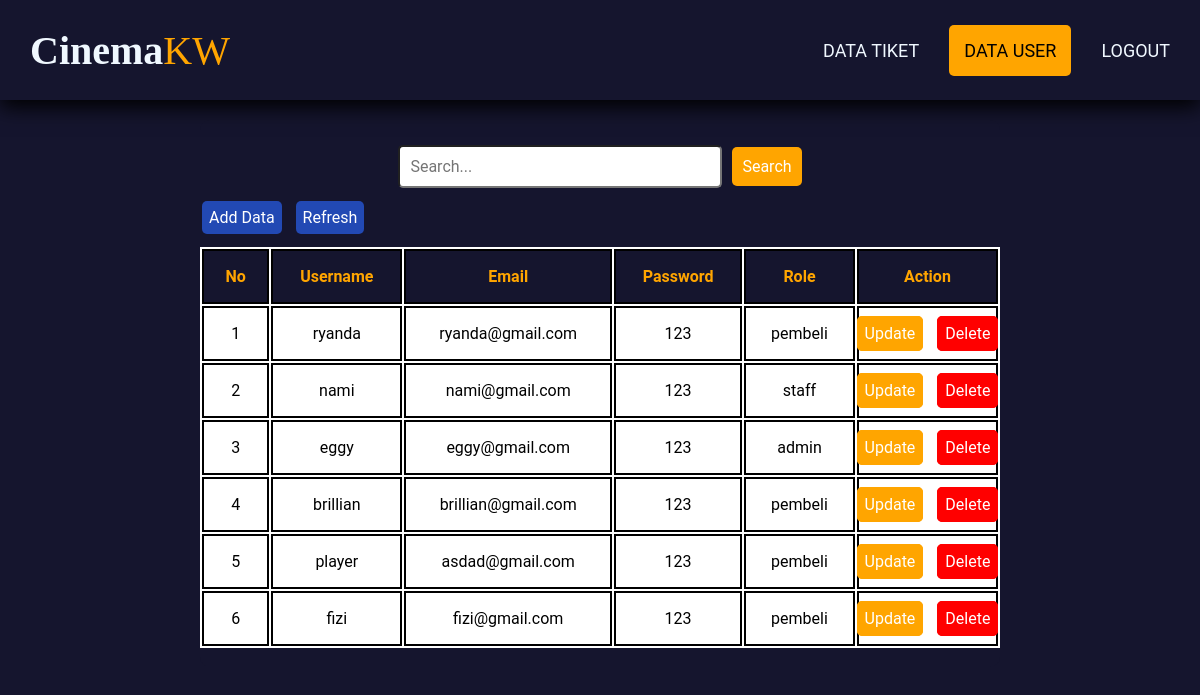
Before: /crud_user.php (signed in) with the older database file.
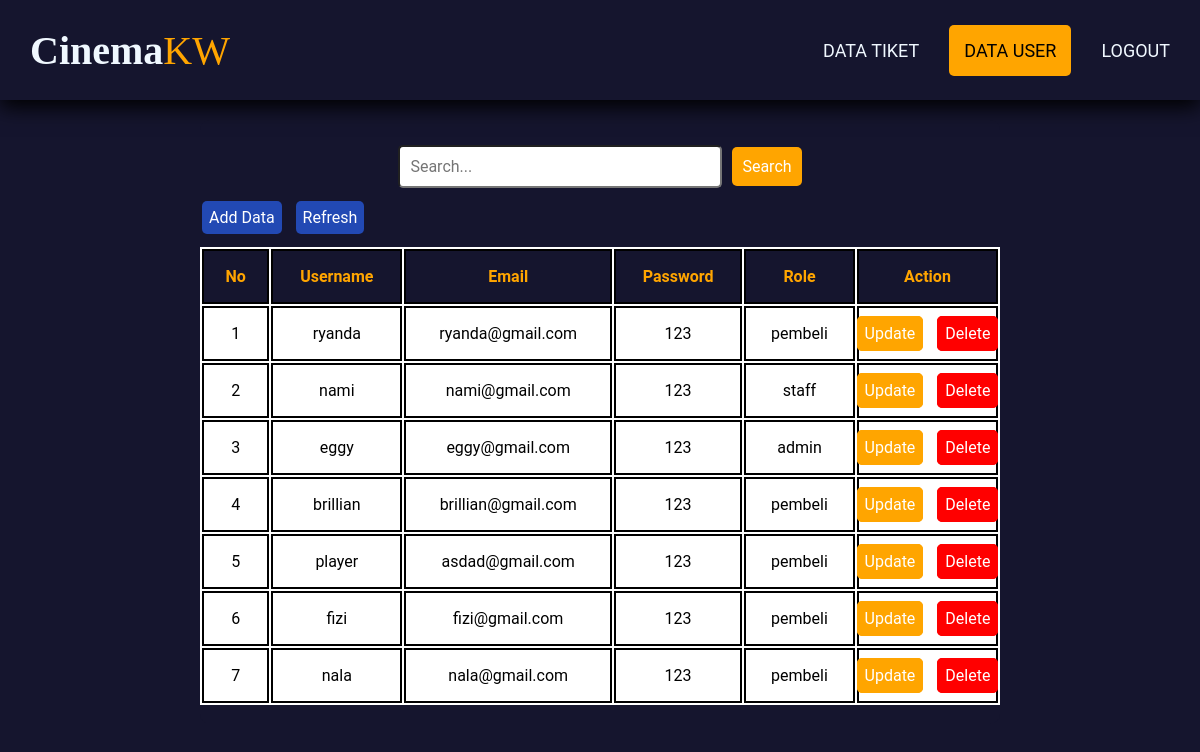
After: the same page with the newer database file.
### tables this page shows
CREATE TABLE `user` (
  `id_user` int(11) NOT NULL,
  `username` varchar(50) NOT NULL,
  `email` varchar(50) NOT NULL,
  `password` varchar(50) NOT NULL,
  `role` varchar(20) NOT NULL
);

### crud_user.php (the view, shortened to what this page needs)
<?php
include 'koneksi.php';
$query = "SELECT * FROM user";
$result = mysqli_query($conn, $query);
?>
<!DOCTYPE html>
<html lang="en">
<head>
    <link rel="stylesheet" href="style/style.css">
    <link rel="stylesheet" href="style/crud.css">
</head>
<body>
  <div class="container">
    <nav class="wrapper">
        <div class="prof">
            <div class="fname">Cinema</div>
            <div class="lname">KW</div>
        </div>
        <?php if($_SESSION['role'] == 'admin'): ?>
            <ul class="nav">
              <li><a href="crud_tiket.php">Data Tiket</a></li>
              <li><a href="crud_user.php" class="active">Data User</a></li>
              <li><a href="logout.php">Logout</a></li>
            </ul>
            <?php endif; ?>
    </nav>
    <div class="table-user">
        <form method="GET" action="">
          <div class="search-container">
            <input type="text" name="search" placeholder="Search..." class="search-input">
            <button type="submit" class="search-button">Search</button>
          </div>
        </form>
        <div class ="tes">
          <a href="crud_user/create.php" class="btn-primary">Add Data</a>
          <a href="crud_user.php" class=btn-secondary>Refresh</a>
        </div>
        <table class="tabel">
            <thead>
            <tr class="table-judul">
              <th>No</th>
              <th><a style="color:orange" href="?sort=username">Username</a></th>
              <th><a style="color:orange" href="?sort=email">Email</a></th>
              <th>Password</th>
              <th><a style="color:orange" href="?sort=role">Role</a></th>
              <th>Action</th>
            </tr>
            </thead>
            <?php
              $i=1;
              while($row = mysqli_fetch_assoc($result)){
            ?>
            <tr>
                <td><?php echo $i?></td>
                <td><?php echo $row['username']?></td>
                <td><?php echo $row['email']?></td>
                <td><?php echo $row['password']?></td>
                <td><?php echo $row['role']?></td>
                <td>
                    <a href="crud_user/update.php?id=<?php echo $row['id_user']?>" class="btn-danger" role="button">Update</a>
                    <a href="crud_user/delete.php?id=<?php echo $row['id_user']?>" class="btn-warning" role="button">Delete</a>
                </td>
            </tr>
            <?php
            $i++;
            }
            ?>
        </table>
        <br>
    </div>
  </div>
</body>
</html>

Changed rows visible on the page:
added user: username "nala", email "nala@gmail.com", password "123", role "pembeli"
